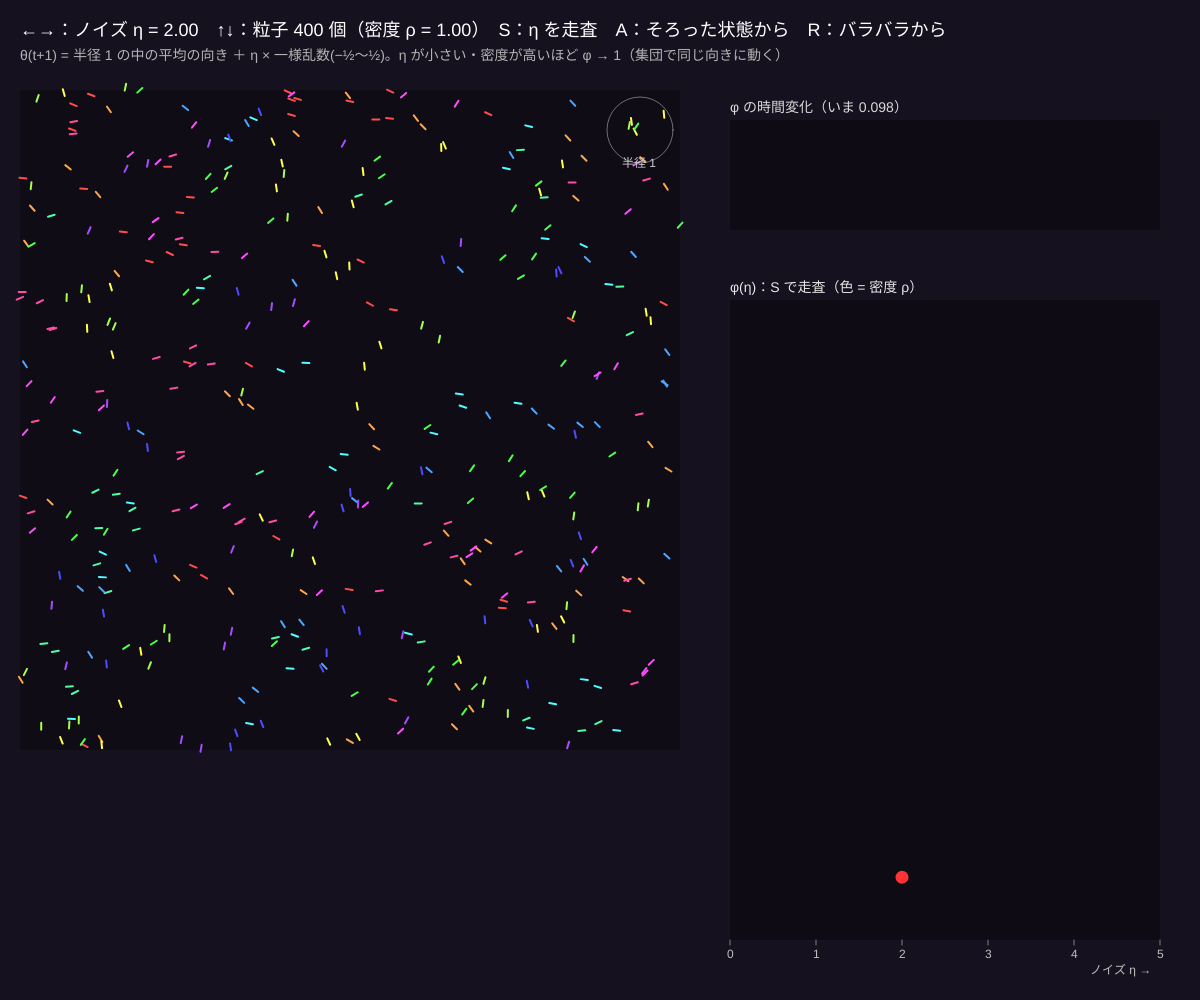
Frame 1 (no input)
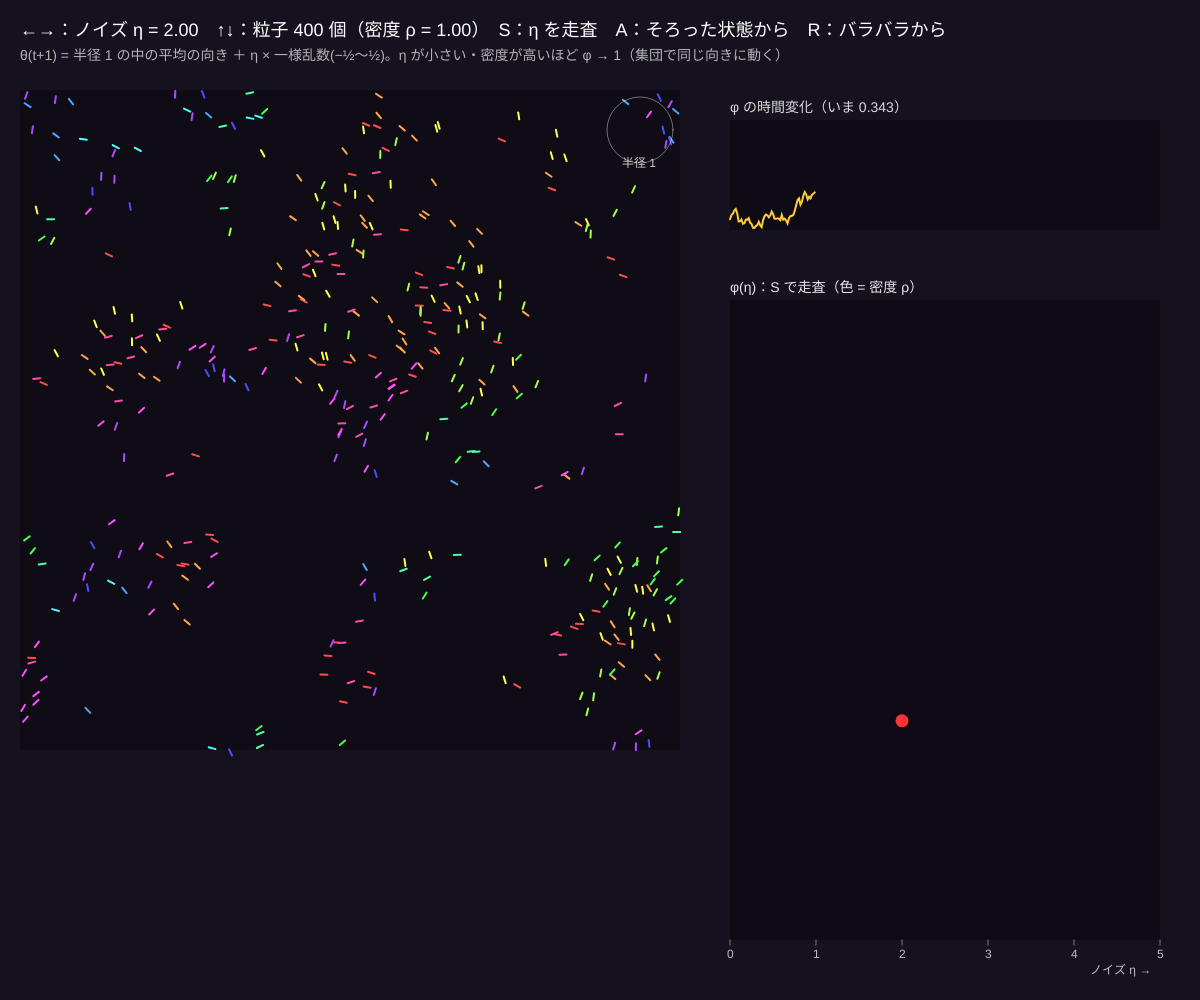
Frame 60 (no input)
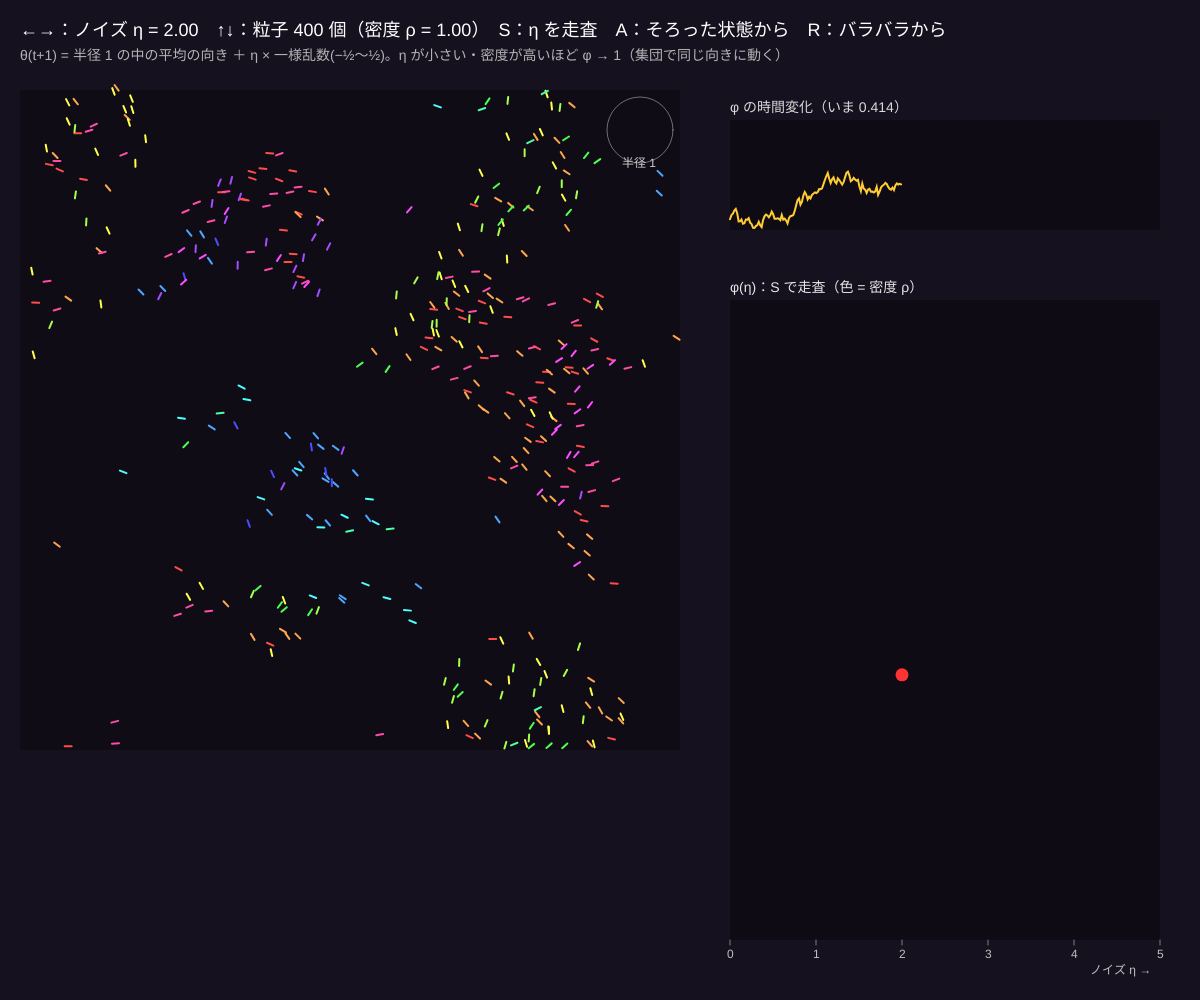
Frame 120 (the mouse pressed at the canvas centre since frame 60)

The p5.js sketch that drew these frames (run headless with seeded random() and noise() and a simulated clock; from frame 60 on, the mouse is pressed at the canvas centre):

// p5.js sketch
// ── sketch.js
// ============================================
// 01 ヴィチェック模型 ─ ノイズに負けずに向きがそろうか
// 粒子はみんな同じ速さで進み、半径 1 の中の仲間の「平均の向き」にそろえる。ただし毎回ノイズ η が入る
// 秩序変数 φ = |平均の速度| / 速さ（0 = バラバラ、1 = 全員同じ向き）。η や密度を変えると φ が急に変わる（相転移）
// ←→ = ノイズ η / ↑↓ = 粒子の数（密度 ρ）/ S = η を自動で走査して φ(η) を描く / A = 全員同じ向きから / R = バラバラから
// ============================================

let L = 20;                 // ★ 箱の大きさ（相互作用の半径 = 1 が単位）
let nP = 400;               // 粒子の数（ρ = nP / L²）
let v0 = 0.03;              // ★ 1 ステップに進む距離
let eta = 2.0;              // ノイズの強さ η（0〜2π）
let stepsPerFrame = 3;      // ★ 1 フレームに何ステップ進めるか
let th, xs, ys;
let phiHist = [], scan = [];  // scan: φ(η) の点 {eta, phi, rho}
let sweeping = false, sweepEta = 0, sweepCount = 0, sweepSum = 0;
let heads, nexts;

function setup() {
  createCanvas(windowWidth, windowHeight);
  colorMode(HSB, 360, 100, 100, 100);
  resetParticles(false);
}

function resetParticles(aligned) {
  th = new Float32Array(nP); xs = new Float32Array(nP); ys = new Float32Array(nP);
  for (let i = 0; i < nP; i++) { xs[i] = Math.random() * L; ys[i] = Math.random() * L; th[i] = aligned ? 0.3 : Math.random() * Math.PI * 2 - Math.PI; }
  heads = new Int32Array(L * L); nexts = new Int32Array(nP);
  phiHist = [];
}

// ★ ヴィチェックの 1 ステップ：近くの仲間の平均の向き ＋ ノイズ、そして前に進む
function vicsekStep() {
  heads.fill(-1);
  for (let i = 0; i < nP; i++) { let c = (Math.floor(xs[i]) % L) + (Math.floor(ys[i]) % L) * L; nexts[i] = heads[c]; heads[c] = i; }
  let nt = new Float32Array(nP);
  for (let i = 0; i < nP; i++) {
    let sx = 0, sy = 0, cx = Math.floor(xs[i]), cy = Math.floor(ys[i]);
    for (let gy = -1; gy <= 1; gy++) for (let gx = -1; gx <= 1; gx++) {
      let c = ((cx + gx + L) % L) + ((cy + gy + L) % L) * L;
      for (let j = heads[c]; j >= 0; j = nexts[j]) {
        let dx = xs[j] - xs[i], dy = ys[j] - ys[i];
        dx -= L * Math.round(dx / L); dy -= L * Math.round(dy / L);
        if (dx * dx + dy * dy <= 1) { sx += Math.cos(th[j]); sy += Math.sin(th[j]); }   // 自分も含む
      }
    }
    nt[i] = Math.atan2(sy, sx) + eta * (Math.random() - 0.5);
  }
  for (let i = 0; i < nP; i++) {
    th[i] = nt[i];
    xs[i] = (xs[i] + v0 * Math.cos(th[i]) + L) % L; ys[i] = (ys[i] + v0 * Math.sin(th[i]) + L) % L;
    if (!(xs[i] >= 0 && xs[i] < L)) xs[i] = Math.random() * L;          // 念のため（NaN や端ちょうど）
    if (!(ys[i] >= 0 && ys[i] < L)) ys[i] = Math.random() * L;
  }
}
function orderParam() {
  let sx = 0, sy = 0;
  for (let i = 0; i < nP; i++) { sx += Math.cos(th[i]); sy += Math.sin(th[i]); }
  return Math.hypot(sx, sy) / nP;
}

function draw() {
  background(258, 45, 12);
  if (keyIsDown(RIGHT_ARROW)) eta = Math.min(eta + 0.02, 6.28);
  if (keyIsDown(LEFT_ARROW)) eta = Math.max(eta - 0.02, 0);
  for (let s = 0; s < stepsPerFrame; s++) vicsekStep();
  let phi = orderParam();
  phiHist.push(phi); if (phiHist.length > 300) phiHist.shift();
  // ---- 自動走査：η を少しずつ上げ、落ち着かせてから φ の平均をとる
  if (sweeping) {
    sweepCount++;
    if (sweepCount > 120) sweepSum += phi;
    if (sweepCount >= 240) {
      scan.push({ eta: sweepEta, phi: sweepSum / 120, rho: nP / (L * L) });
      sweepEta += 0.25; sweepCount = 0; sweepSum = 0;
      if (sweepEta > 5.01) sweeping = false; else eta = sweepEta;
    }
  }

  // ---- 箱の中の粒子（向きで色をつける）
  let bs = Math.min(height - 120, width * 0.55), bx = 20, by = 90, k = bs / L;
  noStroke(); fill(0, 0, 0, 30); rect(bx, by, bs, bs);
  strokeWeight(2);
  let buckets = [];                                      // 向きを 12 色に分けて、色ごとにまとめて描く（速い）
  for (let b = 0; b < 12; b++) buckets.push([]);
  for (let i = 0; i < nP; i++) {
    let hueA = ((th[i] % (Math.PI * 2)) + Math.PI * 2) % (Math.PI * 2);
    buckets[Math.floor((hueA / (Math.PI * 2)) * 12) % 12].push(i);
  }
  for (let b = 0; b < 12; b++) {
    if (buckets[b].length === 0) continue;               // 空の図形は描かない
    stroke(b * 30, 70, 100);
    beginShape(LINES);
    for (let i of buckets[b]) {
      let x = bx + xs[i] * k, y = by + ys[i] * k;
      vertex(x, y); vertex(x - Math.cos(th[i]) * 7, y - Math.sin(th[i]) * 7);
    }
    endShape();
  }
  noFill(); stroke(0, 0, 100, 40); strokeWeight(1); circle(bx + bs - 40, by + 40, 2 * k);
  noStroke(); fill(0, 0, 80); textSize(12); text('半径 1', bx + bs - 58, by + 44 + k);

  // ---- 右：φ の時間変化と φ(η)
  let gx = bx + bs + 50, gw = width - gx - 40;
  drawPlot(phiHist, gx, 120, gw, 110, 0, 1, color(45, 80, 100), 'φ の時間変化（いま ' + nf(phi, 1, 3) + '）');
  let sy0 = 300, sh = Math.max(120, height - sy0 - 60);
  noStroke(); fill(0, 0, 0, 35); rect(gx, sy0, gw, sh);
  stroke(0, 0, 50); strokeWeight(1);
  for (let e = 0; e <= 5; e++) line(gx + (e / 5) * gw, sy0 + sh, gx + (e / 5) * gw, sy0 + sh + 5);
  noStroke(); fill(0, 0, 75); textSize(12);
  for (let e = 0; e <= 5; e++) text(e, gx + (e / 5) * gw - 3, sy0 + sh + 18);
  text('ノイズ η →', gx + gw - 70, sy0 + sh + 34);
  fill(0, 0, 90); textSize(14); text('φ(η)：S で走査（' + (sweeping ? '走査中 η = ' + nf(sweepEta, 1, 2) : '色 = 密度 ρ') + '）', gx, sy0 - 8);
  for (let p of scan) {
    fill((p.rho * 80) % 360, 70, 100); circle(gx + (p.eta / 5) * gw, sy0 + sh - p.phi * sh, 9);
  }
  fill(0, 80, 100); circle(gx + (Math.min(eta, 5) / 5) * gw, sy0 + sh - phi * sh, 13);

  fill(0, 0, 100); textSize(18);
  text('←→：ノイズ η = ' + nf(eta, 1, 2) + '　↑↓：粒子 ' + nP + ' 個（密度 ρ = ' + nf(nP / (L * L), 1, 2) + '）　S：η を走査　A：そろった状態から　R：バラバラから', 20, 36);
  fill(0, 0, 70); textSize(14);
  text('θ(t+1) = 半径 1 の中の平均の向き ＋ η × 一様乱数(−½〜½)。η が小さい・密度が高いほど φ → 1（集団で同じ向きに動く）', 20, 60);
}

function keyPressed() {
  if (key === UP_ARROW) { nP = Math.min(nP + 100, 1600); resetParticles(false); }
  if (key === DOWN_ARROW) { nP = Math.max(nP - 100, 100); resetParticles(false); }
  if (key === 's' || key === 'S') { sweeping = !sweeping; sweepEta = 0; eta = 0; sweepCount = 0; sweepSum = 0; resetParticles(true); }
  if (key === 'a' || key === 'A') resetParticles(true);
  if (key === 'r' || key === 'R') { resetParticles(false); scan = []; }
}

// ---------- やってみよう ----------
// 1. η = 0.3 と η = 4.5 で φ を比べよう。どこかの η で φ が急に下がる。そこが「相転移点」
// 2. S で走査したあと ↑ で粒子を増やし（密度を上げ）、もう一度 S。曲線は右にずれる？左にずれる？
// 3. η が小さいとき、R（バラバラ）から始めても、色（向き）の帯がだんだん 1 色になる様子を見よう
// 4. v0 を 0.3 にすると？ 速いと仲間がよく入れ替わり、情報が遠くまで伝わる
// 5. 00 のボイドとの違いは？ ヴィチェックは「整列」だけ。それでも集団の動きが生まれる

// ==================================================
// ここから下は「グラフの道具」です
// ==================================================
function drawPlot(arr, x, y, w, h, lo, hi, c, title) {
  noStroke(); fill(0, 0, 0, 35); rect(x, y, w, h);
  fill(0, 0, 85); textSize(14); text(title, x, y - 8);
  if (arr.length < 2) return;
  noFill(); stroke(c); strokeWeight(2);
  beginShape();
  for (let i = 0; i < arr.length; i++) vertex(x + (i / 299) * w, y + h - constrain((arr[i] - lo) / (hi - lo), 0, 1) * h);
  endShape();
}
